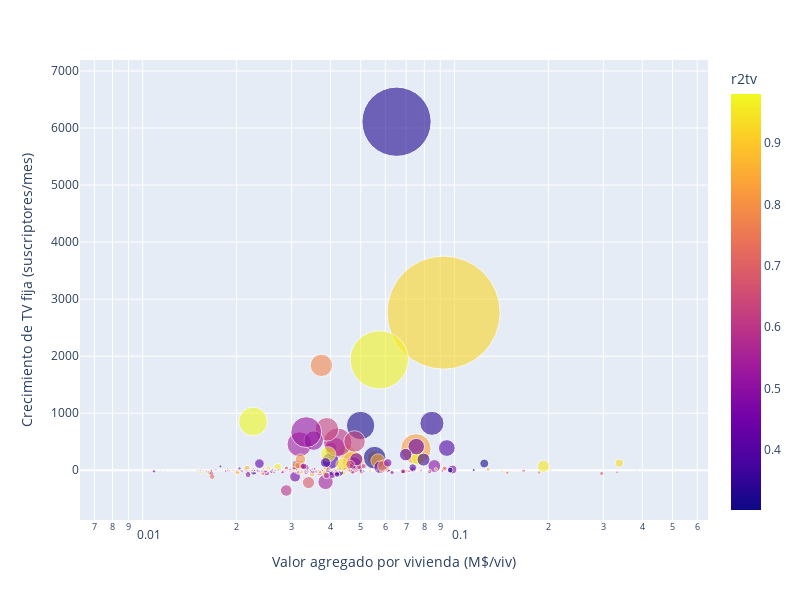

Notebook cell for this chart:
### Code cell
fig=px.scatter(dfmpc, x="vapc", y="slopetv",size="meansuscptv",hover_name="mpio",color="r2tv",size_max=80,opacity=0.6,log_x=True,log_y=False,width=800,height=600,template="plotly",labels={"slopetv": "Crecimiento de TV fija (suscriptores/mes)","vapc": "Valor agregado por vivienda (M$/viv)"})

fig.show()
fig.write_image("grafs/TV_crecimiento_vagrperviv.png")

### Figure 1 — Plotly figure (JSON) as saved in the notebook; plotly's stock layout.template omitted (floating-point values rounded to 4 significant figures; data arrays with more than 128 entries replaced by an {"elided": "..."} marker saying what was removed)
{"data": [{"hovertemplate": "<b>%{hovertext}</b><br><br>Valor agregado por vivienda (M$/viv)=%{x}<br>Crecimiento de TV fija (suscriptores/mes)=%{y}<br>meansuscptv=%{marker.size}<br>r2tv=%{marker.color}<extra></extra>", "hovertext": {"elided": "570 str values"}, "legendgroup": "", "marker": {"color": {"elided": "570 float values"}, "coloraxis": "coloraxis", "opacity": 0.6, "size": {"elided": "570 float values"}, "sizemode": "area", "sizeref": 228.5, "symbol": "circle"}, "mode": "markers", "name": "", "orientation": "v", "showlegend": false, "x": {"elided": "570 float values"}, "xaxis": "x", "y": {"elided": "570 float values"}, "yaxis": "y", "type": "scatter"}], "layout": {"xaxis": {"anchor": "y", "domain": [0.0, 1.0], "title": {"text": "Valor agregado por vivienda (M$/viv)"}, "type": "log"}, "yaxis": {"anchor": "x", "domain": [0.0, 1.0], "title": {"text": "Crecimiento de TV fija (suscriptores/mes)"}}, "coloraxis": {"colorbar": {"title": {"text": "r2tv"}}, "colorscale": [[0.0, "#0d0887"], [0.1111, "#46039f"], [0.2222, "#7201a8"], [0.3333, "#9c179e"], [0.4444, "#bd3786"], [0.5556, "#d8576b"], [0.6667, "#ed7953"], [0.7778, "#fb9f3a"], [0.8889, "#fdca26"], [1.0, "#f0f921"]]}, "legend": {"tracegroupgap": 0, "itemsizing": "constant"}, "margin": {"t": 60}, "height": 600, "width": 800}}
